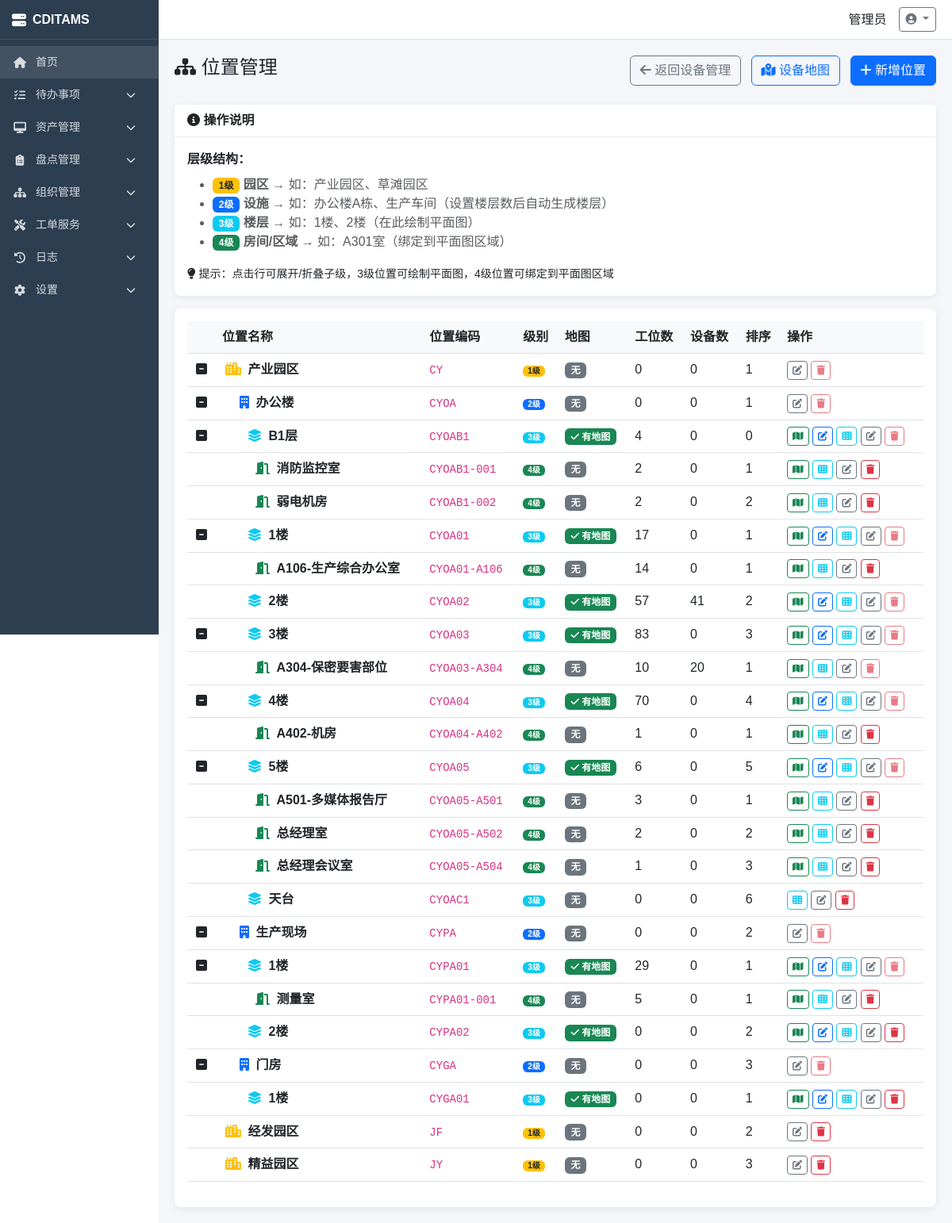
The page /assets/locations/ (signed in) on the database its author committed.
### apps/settings/models.py (models this page shows, shortened)
class SystemConfig(models.Model):
    TYPE_CHOICES = [
        ('string', '字符串'),
        ('int', '整数'),
        ('boolean', '布尔值'),
        ('json', 'JSON'),
        ('select', '下拉选择'),
    ]
    GROUP_CHOICES = [
        ('basic', '基础设置'),
        ('security', '安全设置'),
        ('asset', '资产设置'),
        ('model', '模型设置'),
    ]
    config_key = models.CharField(max_length=64, unique=True, verbose_name='配置键')
    config_value = models.TextField(blank=True, verbose_name='配置值')
    value_type = models.CharField(max_length=16, choices=TYPE_CHOICES, default='string', verbose_name='值类型')
    config_group = models.CharField(max_length=32, choices=GROUP_CHOICES, default='basic', verbose_name='配置分组')
    description = models.CharField(max_length=256, blank=True, verbose_name='说明')
    options = models.TextField(blank=True, verbose_name='选项(JSON)')
    is_system = models.BooleanField(default=False, verbose_name='系统级配置')
    sort = models.IntegerField(default=0, verbose_name='排序')
    created_at = models.DateTimeField(auto_now_add=True, verbose_name='创建时间')
    updated_at = models.DateTimeField(auto_now=True, verbose_name='更新时间')
    class Meta:
        db_table = 'system_configs'
        verbose_name = '系统配置'
        verbose_name_plural = '系统配置'
        ordering = ['config_group', 'sort', 'id']

### apps/accounts/models.py (models this page shows, shortened)
class User(AbstractUser):
    GENDER_CHOICES = [('male', '男'), ('female', '女')]
    emp_no = models.CharField(max_length=32, unique=True, verbose_name='工号')
    realname = models.CharField(max_length=64, verbose_name='姓名')
    gender = models.CharField(max_length=10, choices=GENDER_CHOICES, blank=True, verbose_name='性别')
    email = models.EmailField(blank=True, verbose_name='邮箱')
    phone = models.CharField(max_length=20, blank=True, verbose_name='电话')
    department = models.ForeignKey(Department, on_delete=models.SET_NULL, null=True, blank=True, related_name='users', verbose_name='所属部门')
    role = models.ForeignKey('Role', on_delete=models.SET_NULL, null=True, blank=True, related_name='users', verbose_name='所属角色')
    avatar = models.ImageField(upload_to='avatars/', blank=True, verbose_name='头像')
    is_active = models.BooleanField(default=True, verbose_name='是否启用')
    created_at = models.DateTimeField(auto_now_add=True, verbose_name='创建时间')
    updated_at = models.DateTimeField(auto_now=True, verbose_name='更新时间')
    class Meta:
        db_table = 'users'
        verbose_name = '用户'
        verbose_name_plural = '用户'
        ordering = ['emp_no']

### apps/assets/models.py (models this page shows, shortened)
class AssetLocation(models.Model):
    name = models.CharField(max_length=64, verbose_name='位置名称')
    code = models.CharField(max_length=32, unique=True, verbose_name='位置编码')
    parent = models.ForeignKey('self', on_delete=models.CASCADE, null=True, blank=True, related_name='children', verbose_name='上级位置')
    level = models.IntegerField(default=1, choices=[(i, f'{i}级') for i in range(1, 5)], verbose_name='位置级别')
    park_code = models.CharField(max_length=2, blank=True, verbose_name='园区编码')
    building_code = models.CharField(max_length=2, blank=True, verbose_name='设施编码')
    floor_code = models.CharField(max_length=2, blank=True, verbose_name='楼层编码')
    floor_count = models.IntegerField(default=1, verbose_name='地上楼层数')
    basement_count = models.IntegerField(default=0, verbose_name='地下楼层数')
    has_rooftop = models.BooleanField(default=False, verbose_name='包含天台')
    room_code = models.CharField(max_length=20, blank=True, verbose_name='房间编码')
    has_map = models.BooleanField(default=False, verbose_name='是否有地图')
    map_width = models.IntegerField(default=1200, verbose_name='地图宽度')
    map_height = models.IntegerField(default=800, verbose_name='地图高度')
    grid_size = models.IntegerField(default=30, verbose_name='网格大小')
    default_doorstop_width = models.FloatField(default=15, verbose_name='默认门垛宽度')
    default_snap_threshold = models.FloatField(default=10, verbose_name='默认吸附阈值')
    default_snap_enabled = models.BooleanField(default=True, verbose_name='默认启用吸附')
    description = models.TextField(blank=True, verbose_name='位置描述')
    area_points = models.TextField(blank=True, verbose_name='区域坐标点(JSON)')
    sort = models.IntegerField(default=0, verbose_name='排序')
    created_at = models.DateTimeField(auto_now_add=True, verbose_name='创建时间')
    updated_at = models.DateTimeField(auto_now=True, verbose_name='更新时间')
    class Meta:
        db_table = 'asset_locations'
        verbose_name = '资产位置'
        verbose_name_plural = '资产位置'
        ordering = ['sort', 'id']

### apps/assets/views.py (the view)
# urls.py: path('locations/', views.location_list, name='location_list'),
@login_required
def location_list(request):
    locations = AssetLocation.objects.filter(
        parent__isnull=True
    ).prefetch_related(
        'children__children__children',
        'children__children',
        'children',
        'workstations',
        'devices'
    ).order_by('sort', 'code', 'id')
    return render(request, 'assets/location_list.html', {'locations': locations})

### templates/assets/location_list.html (shortened to what this page needs)
{% extends 'base.html' %}
{% block content %}
<div class="d-flex justify-content-between align-items-center mb-4">
<h4><i class="fas fa-sitemap"></i> 位置管理</h4>
<div>
    <a href="{% url 'device_list' %}" class="btn btn-outline-secondary me-2"><i class="fas fa-arrow-left"></i> 返回设备管理</a>
    {% if 'device_map' in user_perm_set %}
    <a href="{% url 'device_map' %}" class="btn btn-outline-primary me-2"><i class="fas fa-map-marked-alt"></i> 设备地图</a>
    {% endif %}
    {% if 'location_create' in user_perm_set %}
    <a href="{% url 'location_create' %}" class="btn btn-primary"><i class="fas fa-plus"></i> 新增位置</a>
    {% endif %}
</div>
</div>
<div class="card mb-3">
<div class="card-header"><i class="fas fa-info-circle"></i> 操作说明</div>
<div class="card-body">
<p class="mb-2"><strong>层级结构：</strong></p>
<ul class="text-muted">
<li><span class="badge bg-warning text-dark">1级</span> <strong>园区</strong> → 如：产业园区、草滩园区</li>
<li><span class="badge bg-primary">2级</span> <strong>设施</strong> → 如：办公楼A栋、生产车间（设置楼层数后自动生成楼层）</li>
<li><span class="badge bg-info">3级</span> <strong>楼层</strong> → 如：1楼、2楼（在此绘制平面图）</li>
<li><span class="badge bg-success">4级</span> <strong>房间/区域</strong> → 如：A301室（绑定到平面图区域）</li>
</ul>
<p class="mb-0"><small><i class="fas fa-lightbulb"></i> 提示：点击行可展开/折叠子级，3级位置可绘制平面图，4级位置可绑定到平面图区域</small></p>
</div>
</div>
<div class="card">
<div class="card-body">
<table class="table table-hover" id="locationTable">
<thead>
<tr>
<th style="width:30px;"></th>
<th>位置名称</th>
<th>位置编码</th>
<th>级别</th>
<th>地图</th>
<th>工位数</th>
<th>设备数</th>
<th>排序</th>
<th style="width:180px;">操作</th>
</tr>
</thead>
<tbody>
{% for loc in locations %}
{% with loc as root %}
{% include 'assets/location_tree_rows.html' %}
{% endwith %}
{% empty %}
<tr><td colspan="9" class="text-center text-muted">暂无数据</td></tr>
{% endfor %}
</tbody>
</table>
</div>
</div>
{% endblock %}

### templates/base.html (shortened to what this page needs)
<!DOCTYPE html>
<html lang="zh-CN">
<head>
    <link href="https://cdn.bootcdn.net/ajax/libs/bootstrap/5.3.0/css/bootstrap.min.css" rel="stylesheet">
    <link href="https://cdn.bootcdn.net/ajax/libs/font-awesome/6.4.0/css/all.min.css" rel="stylesheet">
</head>
<body>
    {% if user.is_authenticated %}
    <div class="sidebar" id="sidebar">
        <div class="logo">
            <i class="fas fa-server"></i>
            <span>{{ system_short_name|default:'CDITAMS' }}</span>
        </div>
        <nav class="mt-2">
            <a href="{% url 'dashboard' %}" class="nav-link {% if request.path == '/dashboard/' %}active{% endif %}" style="background: rgba(255,255,255,0.1);">
                <i class="fas fa-home"></i>
                <span>首页</span>
            </a>
            {% if user.is_superuser or 'todo_module' in user_perm_set %}
            <div class="nav-item">
                <a class="nav-link" href="javascript:void(0)" data-bs-toggle="collapse" data-bs-target="#todoMenu">
                    <i class="fas fa-tasks"></i>
                    <span>待办事项</span>
                    <i class="fas fa-chevron-down ms-auto"></i>
                </a>
            </div>
            {% endif %}
            {% if user.is_superuser or 'asset' in user_perm_set %}
            <div class="nav-item">
                <a class="nav-link" href="javascript:void(0)" data-bs-toggle="collapse" data-bs-target="#assetMenu">
                    <i class="fas fa-desktop"></i>
                    <span>资产管理</span>
                    <i class="fas fa-chevron-down ms-auto"></i>
                </a>
            </div>
            {% endif %}
            {% if user.is_superuser or 'inventory' in user_perm_set %}
            <div class="nav-item">
                <a class="nav-link" href="javascript:void(0)" data-bs-toggle="collapse" data-bs-target="#inventoryMenu">
                    <i class="fas fa-clipboard-list"></i>
                    <span>盘点管理</span>
                    <i class="fas fa-chevron-down ms-auto"></i>
                </a>
            </div>
            {% endif %}
            {% if user.is_superuser or 'organization' in user_perm_set %}
            <div class="nav-item">
                <a class="nav-link" href="javascript:void(0)" data-bs-toggle="collapse" data-bs-target="#orgMenu">
                    <i class="fas fa-sitemap"></i>
                    <span>组织管理</span>
                    <i class="fas fa-chevron-down ms-auto"></i>
                </a>
            </div>
            {% endif %}
            {% if user.is_superuser or 'workorder' in user_perm_set %}
            <div class="nav-item">
                <a class="nav-link" href="javascript:void(0)" data-bs-toggle="collapse" data-bs-target="#workOrderMenu">
                    <i class="fas fa-tools"></i>
                    <span>工单服务</span>
                    <i class="fas fa-chevron-down ms-auto"></i>
                </a>
            </div>
            {% endif %}
            {% if user.is_superuser or 'log' in user_perm_set %}
            <div class="nav-item">
                <a class="nav-link" href="javascript:void(0)" data-bs-toggle="collapse" data-bs-target="#logMenu">
                    <i class="fas fa-history"></i>
                    <span>日志</span>
                    <i class="fas fa-chevron-down ms-auto"></i>
                </a>
            </div>
            {% endif %}
            {% if user.is_superuser or 'settings' in user_perm_set %}
            <div class="nav-item">
                <a class="nav-link" href="javascript:void(0)" data-bs-toggle="collapse" data-bs-target="#settingMenu">
                    <i class="fas fa-cog"></i>
                    <span>设置</span>
                    <i class="fas fa-chevron-down ms-auto"></i>
                </a>
            </div>
            {% endif %}
        </nav>
    </div>
    <div class="main-content" id="mainContent">
        <header class="header">
            <div class="user-menu ms-auto">
                <span>{{ user.realname }}</span>
                <div class="dropdown">
                    <a class="btn btn-sm btn-outline-secondary dropdown-toggle" href="#" role="button" data-bs-toggle="dropdown">
                        <i class="fas fa-user-circle"></i>
                    </a>
                </div>
            </div>
        </header>
        <main class="content">
            {% block content %}{% endblock %}
        </main>
    </div>
    {% else %}
    <main class="content">
        {% block login_content %}{% endblock %}
    </main>
    {% endif %}
</body>
</html>

### templates/assets/location_tree_rows.html (shortened to what this page needs)
{% load asset_tags %}
{% get_location_children root as children %}
<tr class="parent-row child-of-{% if root.parent %}{{ root.parent.id }}{% else %}0{% endif %}" data-level="{{ root.level }}" data-id="{{ root.id }}">
<td>
{% if children %}
<span class="tree-toggle expanded" data-id="{{ root.id }}"><i class="fas fa-minus-square"></i></span>
{% else %}
<span style="display:inline-block;width:20px;"></span>
{% endif %}
</td>
<td style="padding-left: {% if root.level == 1 %}12{% else %}{{ root.level | add:1 }}0{% endif %}px;">
{% if root.level == 1 %}<i class="fas fa-city text-warning me-1"></i>
{% elif root.level == 2 %}<i class="fas fa-building text-primary me-1"></i>
{% elif root.level == 3 %}<i class="fas fa-layer-group text-info me-1"></i>
{% else %}<i class="fas fa-door-open text-success me-1"></i>{% endif %}
<strong>{{ root.name }}</strong>
</td>
<td><code>{{ root.code|default:'-' }}</code></td>
<td><span class="badge bg-{% if root.level == 1 %}warning text-dark{% elif root.level == 2 %}primary{% elif root.level == 3 %}info{% else %}success{% endif %} level-badge">{{ root.level }}级</span></td>
<td>{% if root.has_map %}<span class="badge bg-success"><i class="fas fa-check"></i> 有地图</span>{% else %}<span class="badge bg-secondary">无</span>{% endif %}</td>
<td>{% if root.level == 4 %}{{ root.area_workstations.count }}{% else %}{{ root.workstations.count }}{% endif %}</td>
<td>{{ root.devices.count }}</td>
<td>{{ root.sort }}</td>
<td>
{% if root.level == 3 %}
    {% if root.has_map %}
    <a href="{% url 'location_map' root.id %}" class="btn btn-sm btn-outline-success btn-map" title="查看平面图"><i class="fas fa-map"></i></a>
    {% if 'location_map' in user_perm_set %}
    <a href="{% url 'location_map_edit' root.id %}" class="btn btn-sm btn-outline-primary btn-map" title="编辑平面图"><i class="fas fa-edit"></i></a>
    {% endif %}
    {% endif %}
    {% if 'workstation' in user_perm_set %}
    <a href="{% url 'workstation_list' root.id %}" class="btn btn-sm btn-outline-info btn-map" title="工位管理"><i class="fas fa-th"></i></a>
    {% endif %}
{% elif root.level == 4 %}
    <a href="{% url 'location_map' root.parent.id %}" class="btn btn-sm btn-outline-success btn-map" title="查看平面图"><i class="fas fa-map"></i></a>
    {% if 'workstation' in user_perm_set %}
    <a href="{% url 'workstation_list' root.id %}" class="btn btn-sm btn-outline-info btn-map" title="工位管理"><i class="fas fa-th"></i></a>
    {% endif %}
{% endif %}
{% if 'location_edit' in user_perm_set %}
<a href="{% url 'location_edit' root.id %}" class="btn btn-sm btn-outline-secondary btn-map" title="编辑"><i class="fas fa-edit"></i></a>
{% endif %}
{% if 'location_delete' in user_perm_set %}
<form method="post" action="{% url 'location_delete' root.id %}" style="display:inline;" onsubmit="return confirm('确定要删除位置「{{ root.name }}」吗？{% if root.children.exists %}该位置下有子位置，无法删除{% elif root.devices.exists %}该位置下有设备，无法删除{% endif %}');">
    <button type="submit" class="btn btn-sm btn-outline-danger btn-map" title="删除" {% if root.children.exists or root.devices.exists %}disabled{% endif %}><i class="fas fa-trash"></i></button>
</form>
{% endif %}
</td>
</tr>
{% if children %}
{% for child in children %}
{% include 'assets/location_tree_rows.html' with root=child %}
{% endfor %}
{% endif %}

### rows shown on the page
SystemConfig: config_value "CDITAMS"
User: realname "管理员"
AssetLocation: name "产业园区", code "CY", level "1", has_map "无", workstations.count "0", devices.count "0", sort "1"
AssetLocation: name "办公楼", code "CYOA", level "2", has_map "无", workstations.count "0", devices.count "0", sort "1"
AssetLocation: name "B1层", code "CYOAB1", level "3", has_map True (drawn), workstations.count "4", devices.count "0", sort "0"
AssetLocation: name "消防监控室", code "CYOAB1-001", level "4", has_map "无", area_workstations.count "2", devices.count "0", sort "1"
AssetLocation: name "弱电机房", code "CYOAB1-002", level "4", has_map "无", area_workstations.count "2", devices.count "0", sort "2"
AssetLocation: name "1楼", code "CYOA01", level "3", has_map True (drawn), workstations.count "17", devices.count "0", sort "1"
AssetLocation: name "A106-生产综合办公室", code "CYOA01-A106", level "4", has_map "无", area_workstations.count "14", devices.count "0", sort "1"
AssetLocation: name "2楼", code "CYOA02", level "3", has_map True (drawn), workstations.count "57", devices.count "41", sort "2"
AssetLocation: name "3楼", code "CYOA03", level "3", has_map True (drawn), workstations.count "83", devices.count "0", sort "3"
AssetLocation: name "A304-保密要害部位", code "CYOA03-A304", level "4", has_map "无", area_workstations.count "10", devices.count "20", sort "1"
AssetLocation: name "4楼", code "CYOA04", level "3", has_map True (drawn), workstations.count "70", devices.count "0", sort "4"
AssetLocation: name "A402-机房", code "CYOA04-A402", level "4", has_map "无", area_workstations.count "1", devices.count "0", sort "1"
AssetLocation: name "5楼", code "CYOA05", level "3", has_map True (drawn), workstations.count "6", devices.count "0", sort "5"
AssetLocation: name "A501-多媒体报告厅", code "CYOA05-A501", level "4", has_map "无", area_workstations.count "3", devices.count "0", sort "1"
AssetLocation: name "总经理室", code "CYOA05-A502", level "4", has_map "无", area_workstations.count "2", devices.count "0", sort "2"
AssetLocation: name "总经理会议室", code "CYOA05-A504", level "4", has_map "无", area_workstations.count "1", devices.count "0", sort "3"
AssetLocation: name "天台", code "CYOAC1", level "3", has_map "无", workstations.count "0", devices.count "0", sort "6"
AssetLocation: name "生产现场", code "CYPA", level "2", has_map "无", workstations.count "0", devices.count "0", sort "2"
AssetLocation: name "1楼", code "CYPA01", level "3", has_map True (drawn), workstations.count "29", devices.count "0", sort "1"
AssetLocation: name "测量室", code "CYPA01-001", level "4", has_map "无", area_workstations.count "5", devices.count "0", sort "1"
AssetLocation: name "2楼", code "CYPA02", level "3", has_map True (drawn), workstations.count "0", devices.count "0", sort "2"
AssetLocation: name "门房", code "CYGA", level "2", has_map "无", workstations.count "0", devices.count "0", sort "3"
AssetLocation: name "1楼", code "CYGA01", level "3", has_map True (drawn), workstations.count "0", devices.count "0", sort "1"
AssetLocation: name "经发园区", code "JF", level "1", has_map "无", workstations.count "0", devices.count "0", sort "2"
AssetLocation: name "精益园区", code "JY", level "1", has_map "无", workstations.count "0", devices.count "0", sort "3"
